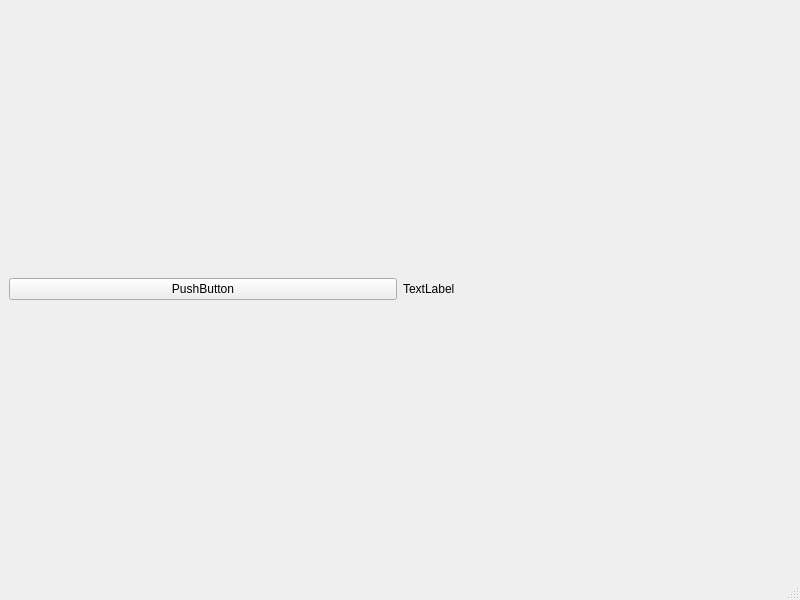
<?xml version="1.0" encoding="UTF-8"?>
<ui version="4.0">
 <class>MainWindow</class>
 <widget class="QMainWindow" name="MainWindow">
  <property name="geometry">
   <rect>
    <x>0</x>
    <y>0</y>
    <width>800</width>
    <height>600</height>
   </rect>
  </property>
  <property name="windowTitle">
   <string>MainWindow</string>
  </property>
  <widget class="QWidget" name="centralwidget">
   <layout class="QHBoxLayout" name="horizontalLayout">
    <item>
     <widget class="QPushButton" name="pushButton">
      <property name="text">
       <string>PushButton</string>
      </property>
     </widget>
    </item>
    <item>
     <widget class="QLabel" name="label">
      <property name="text">
       <string>TextLabel</string>
      </property>
     </widget>
    </item>
   </layout>
  </widget>
  <widget class="QMenuBar" name="menubar">
   <property name="geometry">
    <rect>
     <x>0</x>
     <y>0</y>
     <width>800</width>
     <height>33</height>
    </rect>
   </property>
  </widget>
  <widget class="QStatusBar" name="statusbar"/>
 </widget>
 <resources/>
 <connections/>
</ui>
